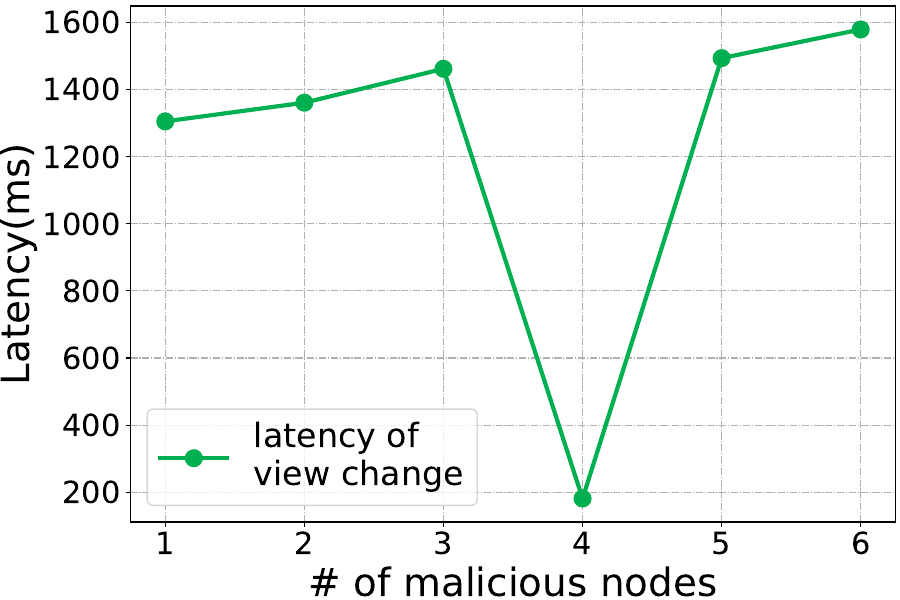

The Python source for this figure:
import xlrd
import matplotlib.pyplot as plt
import numpy as np

colorDict = {
    'Full-replication': '#C00000', 
    'BFT-Store': '#00B050', 
    'k=5%': '#F79646', 
    'k=10%': '#1f497d', 
    'k=15%':'#4BACC6', 
    'k=20%':'#8064A2'
}

markerDict = {
    'Full-replication': 'D', 
    'BFT-Store': 'o', 
    'k=5%': 'v', 
    'k=10%': '^', 
    'k=15%':'>', 
    'k=20%':'<'
}

hatchDict = {
    'network': '\\\\\\\\',
    'computation': '----',
    'I/O': '////',
}

readbook = xlrd.open_workbook('latency.xlsx')
dataSheet = readbook.sheet_by_name('transfer')

startRow = 23
finalRow = 29

dataArr = []
xArr = []

xLabel = dataSheet.row_values(startRow)[0].split(',')[0].split(':')[1]
yLabel = dataSheet.row_values(startRow)[0].split(',')[1].split(':')[1]

for i in range(startRow+1, finalRow+1):
    curRow = dataSheet.row_values(i)
    xArr.append(curRow[1])
    dataArr.append(curRow[2])

ind = np.arange(len(xArr))
line_lw = 3
legendArr = []
legendEntryArr = []

plt.figure(figsize=(9,6))


plt.plot(xArr, dataArr, linewidth=line_lw, label='latency of\nview change', \
    color='#00B050', marker='o', markersize=12, zorder=5)

plt.ylabel(yLabel, fontsize=28)
plt.xlabel(xLabel, fontsize=28)

plt.legend(fontsize=24)
plt.yticks(fontsize=22)
plt.xticks(xArr, [str(int(i)) for i in xArr], fontsize=22)

# plt.ylim(0)
plt.grid(True, linestyle='-.', axis='both')

plt.subplots_adjust(left=0.145, right=0.995, top=0.99, bottom=0.13)

plt.savefig('transfer_4.pdf')
plt.show()
